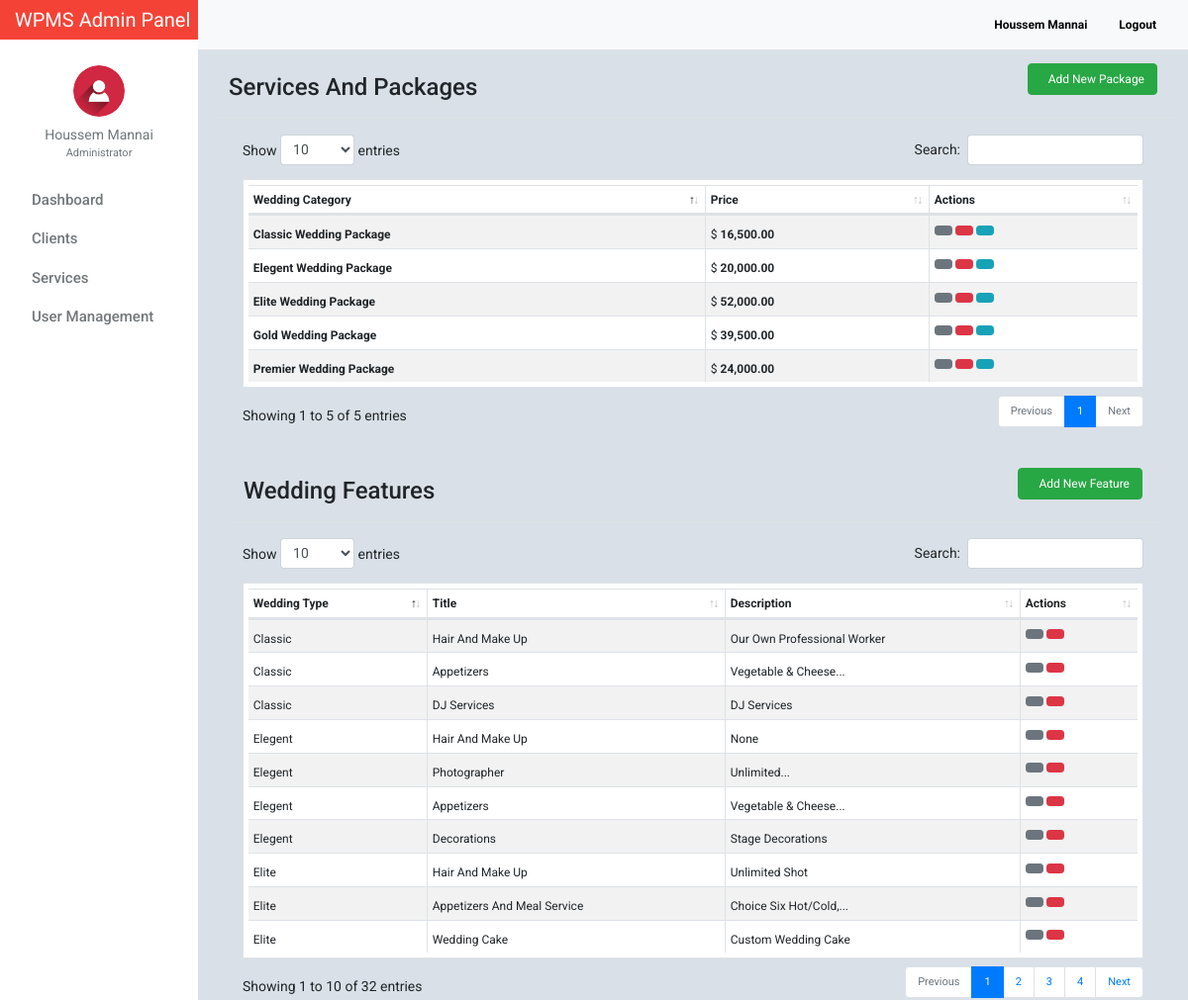
Screenshot of /admin/service_list.php (signed in) with the database file from the repository.
### tables this page shows
CREATE TABLE `tblusers` (
  `id` int(11) NOT NULL,
  `firstname` varchar(32) NOT NULL,
  `lastname` varchar(32) NOT NULL,
  `gender` enum('m','f') NOT NULL,
  `username` varchar(50) NOT NULL,
  `password` varchar(50) NOT NULL,
  `email` varchar(100) NOT NULL,
  `designation` varchar(100) NOT NULL,
  `address` text NOT NULL,
  `access_level` enum('0','1','2') NOT NULL,
  `profile_picture` varchar(100) NOT NULL,
  `date_created` varchar(100) NOT NULL
);

CREATE TABLE `tbl_features` (
  `feature_id` int(11) NOT NULL,
  `category_id` int(11) NOT NULL,
  `title` varchar(100) NOT NULL,
  `description` text NOT NULL
);

CREATE TABLE `tblweddingcategories` (
  `id` int(11) NOT NULL,
  `wedding_type` varchar(100) NOT NULL,
  `price` decimal(10,2) NOT NULL,
  `preview_image` text NOT NULL
);

### admin/include/database.php (called while the page is built, shortened)
<?php
class Database
{
    public $connection;
    public function open_connection()
    {
        $this->connection = mysqli_connect(DB_HOST, DB_USER, DB_PASS, DB_NAME);
    }
    public function query($sql)
    {
        $result = mysqli_query($this->connection, $sql);
        return $result;
    }
}
$db = new Database();
?>

### admin/include/db_object.php (called while the page is built, shortened)
<?php
class DB_Object
{
    public static function find_all() {
        return static::find_by_query("SELECT * FROM " . static::$db_table . " ORDER BY id DESC");
    }
    public static function find_by_id($id) {
        $the_result_array = static::find_by_query("SELECT * FROM " . static::$db_table . " WHERE id = $id ORDER BY id DESC  LIMIT 1 ");
        return !empty($the_result_array) ? array_shift($the_result_array) : false;
    }
    public static function find_by_query($sql) {
        global $db;
        $result_set = $db->query($sql);
        $the_object_array = array();
        while($row = mysqli_fetch_array($result_set)) {
            $the_object_array[] = static::instantiation($row);
        }
        return $the_object_array;
    }
    public static function instantiation($the_record){
        $the_object = new $calling_class;
        foreach($the_record as $the_attribute => $value)
        {
            if($the_object->has_the_attribute($the_attribute)) {
                $the_object->$the_attribute = $value;
            }
        }
        return $the_object;
    }
    private function has_the_attribute($the_attribute) {
        $object_properties = get_object_vars($this);
        return array_key_exists($the_attribute, $object_properties);
    }
}
?>

### admin/include/Users.php (called while the page is built, shortened)
<?php
class Users extends DB_Object
{
    public $profile_picture;
    public $upload_directory = "upload/users";
    public $image_placeholder = "http://placehold.it/64x64&text=images";
    public function profile_picture_picture() {
        return empty($this->profile_picture) ? $this->image_placeholder : $this->upload_directory. '/' .$this->profile_picture;
    }
}
?>

### admin/include/Features.php (called while the page is built, shortened)
<?php
class Features extends DB_Object
{
    public static function getAllfeatures() {
    	global $db;
    	$sql = "SELECT * FROM tbl_features INNER JOIN tblweddingcategories ON tbl_features.category_id = tblweddingcategories.id";
    	$result_set = $db->query($sql);
        $the_object_array = array();
        while($row = mysqli_fetch_array($result_set)) {
            $the_object_array[] = static::instantiation($row);
        }
        return $the_object_array;
    }
}
?>

### admin/include/Helper.php (called while the page is built, shortened)
<?php
function trim_body($text, $max_length = 30, $tail = '...') {
    $tail_len = strlen($tail);
    if (strlen($text) >  $max_length) {
        $tmp_text = substr($text, 0, $max_length - $tail_len);
        if (substr($text, $max_length - $tail_len, 1) == ' ') {
            $text = $tmp_text;
        } else {
            $pos = strrpos($tmp_text, ' ');
            $text = substr($text, 0, $pos);
        }
        $text = $text . $tail;
    }
    return $text;
}

### admin/service_list.php (the view, shortened to what this page needs)
<?php
     $category = Category::find_all();
     $features = Features::getAllfeatures();
?>
<?php $users_profile = Users::find_by_id($_SESSION['id']); ?>
<!doctype html>
<html lang="en">
<head>
    <link href="css/bootstrap.min.css" rel="stylesheet">
    <link href="css/dashboard.css" rel="stylesheet">
    <link href="css/dataTables.bootstrap4.min.css" rel="stylesheet">
    <link rel="stylesheet" type="text/css"
          href="https://cdn.materialdesignicons.com/2.1.19/css/materialdesignicons.min.css">
</head>
<body>
<?php include_once 'include/sidebar.php'; ?>
<div class="d-flex justify-content-between flex-wrap flex-md-nowrap align-items-center pb-2 mb-3 border-bottom">
    <h4 class="h4 mt-4 ml-3">Services And Packages</h4>
     <div class="btn-toolbar mb-2 mb-md-0">
        <div class="btn-group mr-2">
            <a class="btn btn-md btn-success mr-2" style="font-size: 12px;" href="package_add.php"><i class="mdi mdi-buffer mr-2"></i> Add New Package</a>
        </div>
    </div>
</div>
        <div class="col-md-12">
            <table id="example" class="table table-striped table-hover table-bordered table-sm" cellspacing="0" width="100%" style="background: white;padding: 5px">
                <thead>
                    <tr>
                        <th>Wedding Category</th>
                        <th>Price</th>
                        <th>Actions</th>
                    </tr>
                </thead>
                <tbody>
                    <?php foreach ($category as $category_row) : ?>
                    <tr>
                        <td class="special"><b><?= $category_row->wedding_type . ' Wedding Package';?></b></td>
                        <td class="special">$ <b><?= number_format($category_row->price, 2);?></b></td>
                        <td>
                            <a href="package_edit.php?id=<?= $category_row->id; ?>" class="btn btn-secondary btn-sm" data-toggle="tooltip" data-placement="top" title="Edit This Package">
                                <i class="mdi mdi-pen"></i></a>
                            <a href="package_delete.php?id=<?= $category_row->id; ?>" class="btn btn-danger btn-sm" data-toggle="tooltip" data-placement="top" title="Delete This Package"><i class="mdi mdi-delete"></i></a>
                            <button type="button" name="view" value="view" id="<?= $category_row->id; ?>" class="btn btn-info btn-sm view_data">
                            </button>
                        </td>
                    </tr>
                <?php endforeach; ?>
                </tbody>
            </table>
        </div>
        <div class="col-md-12 mt-4">
            <div class="d-flex justify-content-between flex-wrap flex-md-nowrap align-items-center pb-2 mb-3 border-bottom">
                <h4 class="h4 mt-4 ml-3">Wedding Features</h4>
                 <div class="btn-toolbar mb-2 mb-md-0">
                    <div class="btn-group mr-2">
                        <a class="btn btn-md btn-success mr-2" style="font-size: 12px;" href="feature_add.php"><i class="mdi mdi-clipboard-outline mr-2"></i> Add New Feature</a>
                    </div>
                </div>
            </div>
           <table id="features" class="table table-striped table-hover table-bordered table-sm" cellspacing="0" width="100%" style="background: white;padding: 5px;">
                <thead>
                    <tr>
                        <th>Wedding Type</th>
                        <th>Title</th>
                        <th>Description</th>
                        <th>Actions</th>
                    </tr>
                </thead>
                <tbody>
                    <?php foreach ($features as $features_row) : ?>
                    <tr>
                        <td class="special"><?= $features_row->wedding_type;?></td>
                        <td class="special"><?= $features_row->title;?></td>
                        <td class="special"><?= trim_body($features_row->description);?></td>
                        <td>
                            <a href="feature_edit.php?id=<?= $features_row->feature_id; ?>" class="btn btn-secondary btn-sm" data-toggle="tooltip" data-placement="top" title="Edit This feature">
                                <i class="mdi mdi-pen"></i></a>
                            <a href="feature_delete.php?id=<?= $features_row->feature_id; ?>" class="btn btn-danger btn-sm" data-toggle="tooltip" data-placement="top" title="Delete This feature"><i class="mdi mdi-delete"></i></a>
                        </td>
                    </tr>
                <?php endforeach; ?>
                </tbody>
            </table>
        </div>
</main>
</div>
</div>
</body>
</html>

### admin/include/sidebar.php (shortened to what this page needs)
<nav class="navbar sticky-top p-0" style="width: 16.7%;background-color: #f44336;">
    <a class="navbar-brand col-sm-3 col-md-2 mr-0" style="color:white;" href="dashboard.php">
        WPMS Admin Panel
    </a>
</nav>
<div class="container-fluid">
    <div class="row">
        <nav class="col-md-2 d-none d-md-block bg-light sidebar">
            <div class="sidebar-sticky">
                <ul class="nav flex-column">
                    <li class="nav-item mt-3">
                        <div class="text-center">
                            <a href="users_profile.php" class="user-button">
                                <img src="<?= $users_profile->profile_picture_picture(); ?>" class="img-fluid rounded-circle" width="52" height="52" alt="">
                                <div class="user-profile"><?= $users_profile->firstname . ' ' . $users_profile->lastname; ?></div>
                            </a>
                                <div class="text-center mt-0" style="font-size: 11px;color:#72777a;">
                                    <?= ($users_profile->designation == 0) ? 'Administrator' : 'Moderator'; ?>
                                </div>
                        </div>
                    </li>
                    <li class="nav-item"><div class="dropdown-divider"></div></li>
                    <li class="nav-item">
                        <a class="nav-link" href="dashboard.php">
                            Dashboard <span class="sr-only">(current)</span>
                        </a>
                    </li>
                    <li class="nav-item"><div class="dropdown-divider"></div></li>
                    <li class="nav-item">
                        <a class="nav-link" href="client.php" >
                            Clients
                        </a>
                    </li>
                    <li class="nav-item"><div class="dropdown-divider"></div></li>
                    <li class="nav-item">
                        <a class="nav-link" href="service_list.php">
                            Services
                        </a>
                    </li>
                    <li class="nav-item"><div class="dropdown-divider"></div></li>
                    <li class="nav-item">
                        <a class="nav-link" href="users.php">
                            User Management
                        </a>
                    </li>
                </ul>
            </div>
        </nav>
        <main role="main" class="col-md-9 ml-sm-auto col-lg-10" style="margin-top: -40px;z-index: 999">
            <nav class="navbar navbar-expand-lg navbar-light bg-light" style="margin-left:-15px;margin-right: -15px;">
                <div class="form-inline my-2 my-lg-0">
                    <a class="nav-link" href="users_profile.php"><b><?= ucfirst($users_profile->firstname) . ' ' . ucfirst($users_profile->lastname); ?></b></a>
                    <a class="nav-link" href="logout.php"><b><i class="mdi mdi-logout" style="color: #f44336!important;"></i> Logout</b></a>
                </div>
            </nav>

### admin/css/dashboard.css (style rules this page uses)
body { font-size: .875rem; font-family: 'Roboto', 'Segoe UI',sans-serif; background: #D9E0E7; }
.sidebar { position: fixed; top: 0; bottom: 0; left: 0; z-index: 100; padding: 0; box-shadow: inset -1px 0 0 rgba(0, 0, 0, .1); background-color: #fff; }
.sidebar-sticky { position: -webkit-sticky; position: sticky; top: 40px; height: calc(100vh - 48px); height: 100% !important; padding-top: 2.5rem; overflow-x: hidden; overflow-y: auto; background-color: #fff; }
.sidebar .nav-link { font-weight: 500; color: #72777a; font-size: 15px; text-transform: capitalize; transition: all 2s linear; font-family: 'Roboto', sans-serif; }
.nav.flex-column li.nav-item:nth-child(2) { margin-top:10px; }
.user-profile { color: #72777a; margin-top: 8px; }
img.img-fluid.rounded-circle { margin-top: 10px; }
.form-inline.my-2.my-lg-0 a.nav-link { color: black; font-size: 12px; }
.dropdown-divider { border-top: 1px solid #fff; }
.nav.flex-column a.nav-link { padding: .0rem 1rem; }
.user-profile { text-transform: capitalize; }
.btn-group.mr-2 { border-top-right-radius: 0 !important; border-left-right-radius: 0 !important; }

### admin/service_list.php (style rules this page uses)
table.table.table-striped.table-bordered.table-sm { font-size:12px; }
td.special { padding-top: 10px; text-transform: capitalize; }

### rows the page displays
tblusers: profile_picture (picture), firstname "Houssem", lastname "Mannai"
tbl_features: tblweddingcategories.wedding_type "Elegent", title "Hair And Make Up", description "None"
tbl_features: tblweddingcategories.wedding_type "Elegent", title "Photographer", description "Unlimited..."
tbl_features: tblweddingcategories.wedding_type "Elite", title "Hair And Make Up", description "Unlimited Shot"
tbl_features: tblweddingcategories.wedding_type "Elite", title "Appetizers And Meal Service", description "Choice Six Hot/Cold,..."
tbl_features: tblweddingcategories.wedding_type "Classic", title "Hair And Make Up", description "Our Own Professional Worker"
tbl_features: tblweddingcategories.wedding_type "Elite", title "Wedding Cake", description "Custom Wedding Cake"
tbl_features: tblweddingcategories.wedding_type "Classic", title "Appetizers", description "Vegetable & Cheese..."
tbl_features: tblweddingcategories.wedding_type "Classic", title "DJ Services", description "DJ Services"
tbl_features: tblweddingcategories.wedding_type "Elegent", title "Appetizers", description "Vegetable & Cheese..."
tbl_features: tblweddingcategories.wedding_type "Elegent", title "Decorations", description "Stage Decorations"

### other values shown
$category_row->wedding_type "Elite"
$category_row->price "52,000.00"
$category_row->wedding_type "Gold"
$category_row->price "39,500.00"
$category_row->wedding_type "Premier"
$category_row->price "24,000.00"
$category_row->wedding_type "Elegent"
$category_row->price "20,000.00"
$category_row->wedding_type "Classic"
$category_row->price "16,500.00"
